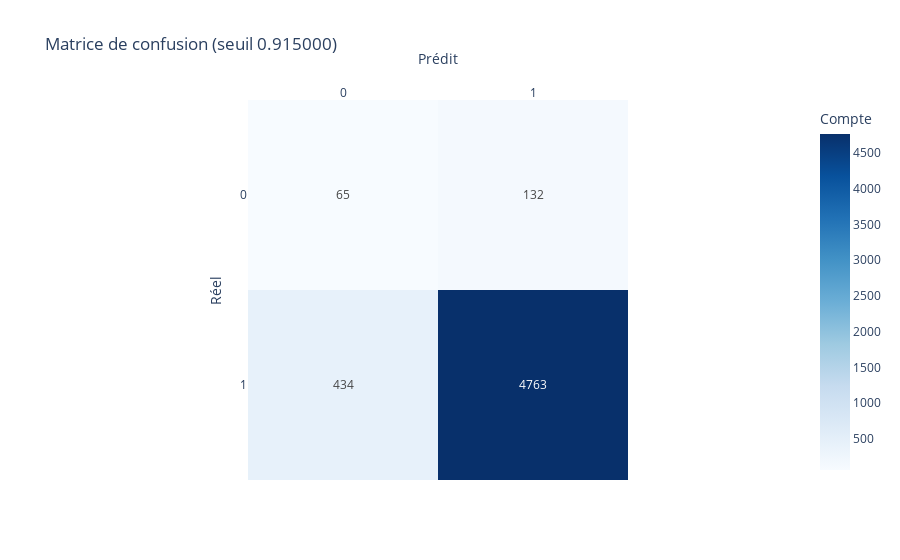

Here is the notebook cell this chart was saved with:
### Code cell
# Choix seuil
THRESHOLD = 0.915

# Prédictions au seuil choisi
y_pred_thresh = (y_score >= THRESHOLD).astype(int)

cm = confusion_matrix(y_test, y_pred_thresh, labels=[0, 1])
cm_df = pd.DataFrame(cm, index=['Vrai 0', 'Vrai 1'], columns=['Prédit 0', 'Prédit 1'])

tn, fp, fn, tp = cm.ravel()
tpr = tp / (tp + fn) if (tp + fn) > 0 else np.nan   # sensibilité
tnr = tn / (tn + fp) if (tn + fp) > 0 else np.nan   # spécificité
prec = precision_score(y_test, y_pred_thresh)
rec = recall_score(y_test, y_pred_thresh)
auc_global = roc_auc_score(y_test, y_score)
gini_global = gini_from_auc(auc_global)

auc_at_thresh = roc_auc_score(y_test, y_pred_thresh)
gini_at_thresh = gini_from_auc(auc_at_thresh)

print(f"Seuil utilisé: {THRESHOLD:.6f}")
print(f"Sensibilité (TPR): {tpr:.6f} | Spécificité (TNR): {tnr:.6f} | "
    f"Précision: {prec:.6f} | Rappel: {rec:.6f}")
print(f"AUC (global): {auc_global:.6f} | GINI (global): {gini_global:.6f}")
print(f"AUC (au seuil): {auc_at_thresh:.6f} | GINI (au seuil): {gini_at_thresh:.6f}")

display(cm_df)

fig_cm = px.imshow(
    cm,
    text_auto=True,
    color_continuous_scale='Blues',
    labels=dict(x='Prédit', y='Réel', color='Compte'),
    x=['0', '1'],
    y=['0', '1'],
    title=f"Matrice de confusion (seuil {THRESHOLD:.6f})"
)
fig_cm.update_xaxes(side='top')
fig_cm.show()

### Figure 1 — Plotly figure (JSON) as saved in the notebook; plotly's stock layout.template omitted (floating-point values rounded to 4 significant figures)
{"data": [{"coloraxis": "coloraxis", "hovertemplate": "Prédit: %{x}<br>Réel: %{y}<br>Compte: %{z}<extra></extra>", "name": "0", "texttemplate": "%{z}", "type": "heatmap", "x": ["0", "1"], "xaxis": "x", "y": ["0", "1"], "yaxis": "y", "z": [[65, 132], [434, 4763]]}], "layout": {"coloraxis": {"colorbar": {"title": {"text": "Compte"}}, "colorscale": [[0, "rgb(247,251,255)"], [0.125, "rgb(222,235,247)"], [0.25, "rgb(198,219,239)"], [0.375, "rgb(158,202,225)"], [0.5, "rgb(107,174,214)"], [0.625, "rgb(66,146,198)"], [0.75, "rgb(33,113,181)"], [0.875, "rgb(8,81,156)"], [1, "rgb(8,48,107)"]]}, "title": {"text": "Matrice de confusion (seuil 0.915000)"}, "xaxis": {"anchor": "y", "constrain": "domain", "domain": [0, 1], "scaleanchor": "y", "side": "top", "title": {"text": "Prédit"}}, "yaxis": {"anchor": "x", "autorange": "reversed", "constrain": "domain", "domain": [0, 1], "title": {"text": "Réel"}}}}
